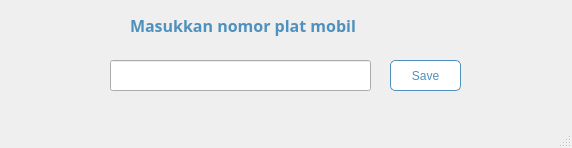
<?xml version="1.0" encoding="UTF-8"?>
<ui version="4.0">
 <class>ManualInputIn</class>
 <widget class="QMainWindow" name="ManualInputIn">
  <property name="geometry">
   <rect>
    <x>0</x>
    <y>0</y>
    <width>572</width>
    <height>148</height>
   </rect>
  </property>
  <property name="windowTitle">
   <string>Manual In Input</string>
  </property>
  <widget class="QWidget" name="centralwidget">
   <widget class="QLabel" name="label_4">
    <property name="geometry">
     <rect>
      <x>130</x>
      <y>0</y>
      <width>301</width>
      <height>51</height>
     </rect>
    </property>
    <property name="font">
     <font>
      <family>Lucida Sans</family>
      <pointsize>12</pointsize>
      <weight>75</weight>
      <bold>true</bold>
     </font>
    </property>
    <property name="styleSheet">
     <string notr="true">color: #4F90BD;</string>
    </property>
    <property name="text">
     <string>Masukkan nomor plat mobil</string>
    </property>
   </widget>
   <widget class="QLineEdit" name="lineEdit">
    <property name="geometry">
     <rect>
      <x>110</x>
      <y>60</y>
      <width>261</width>
      <height>31</height>
     </rect>
    </property>
   </widget>
   <widget class="QPushButton" name="save_button">
    <property name="geometry">
     <rect>
      <x>390</x>
      <y>60</y>
      <width>71</width>
      <height>31</height>
     </rect>
    </property>
    <property name="styleSheet">
     <string notr="true">QPushButton{
	background-color: white;
	color: #4F90BD;
	border: 1px solid #4F90BD;
	border-radius: 5px;
}

QPushButton:hover{
	background-color: #4F90BD;
	color: white;
	border: 1px solid white;
}
</string>
    </property>
    <property name="text">
     <string>Save</string>
    </property>
   </widget>
  </widget>
  <widget class="QMenuBar" name="menubar">
   <property name="geometry">
    <rect>
     <x>0</x>
     <y>0</y>
     <width>572</width>
     <height>26</height>
    </rect>
   </property>
  </widget>
  <widget class="QStatusBar" name="statusbar"/>
 </widget>
 <resources/>
 <connections/>
</ui>
